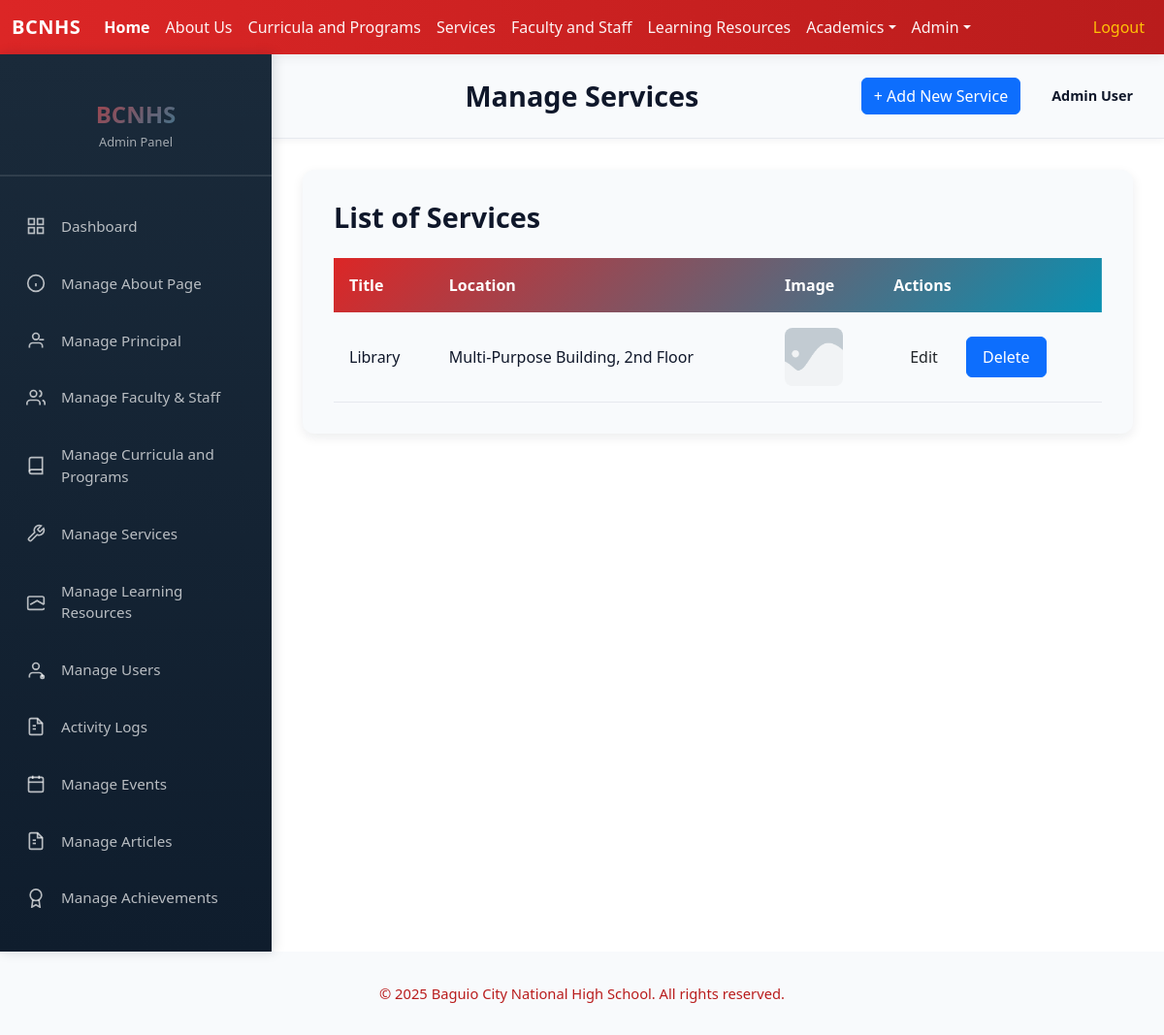
Screenshot of /admin/services.php (signed in) with the database file from the repository.
### tables this page shows
CREATE TABLE `services` (
  `id` int(11) NOT NULL,
  `title` text NOT NULL,
  `content` text NOT NULL,
  `location` text NOT NULL,
  `imgPath` text NOT NULL
);

### includes/auth.php (called while the page is built, shortened)
<?php
if (!function_exists('isLoggedIn')) {
function isLoggedIn() {
    return isset($_SESSION['user_id']) && isset($_SESSION['user_role']);
}
function getCurrentUser() {
    if (isLoggedIn()) {
        return [
            'id' => $_SESSION['user_id'],
            'name' => $_SESSION['user_name'],
            'email' => $_SESSION['user_email'],
            'role' => $_SESSION['user_role']
        ];
    }
    return null;
}
}
?>

### functions/functions.php (called while the page is built, shortened)
<?php
class Database {
    private $pdo;
    public function __construct() {
        $host = 'localhost';
        $user = 'root';
        $pass = '';
        $dbname = 'bcnhs';
        $charset = 'utf8mb4';
        try {
            $dsn = "mysql:host=$host;dbname=$dbname;charset=$charset";
            $options = [
                PDO::ATTR_ERRMODE            => PDO::ERRMODE_EXCEPTION,
                PDO::ATTR_DEFAULT_FETCH_MODE => PDO::FETCH_ASSOC,
                PDO::ATTR_EMULATE_PREPARES   => false,
            ];
            $this->pdo = new PDO($dsn, $user, $pass, $options);
        } catch (PDOException $e) {
            die("connection failed: " . $e->getMessage());
        }
    }
    public function getPDO() {
        return $this->pdo;
    }
}
class ServicesModule {
    private $pdo;
    public function __construct() {
        $db = new Database();
        $this->pdo = $db->getPDO();
    }
    public function fetchServices() {
        $fetch = $this->pdo->query("SELECT * FROM services");
        return $fetch->fetchAll();
    }
}
?>

### admin/services.php (the view, shortened to what this page needs)
<?php
include('../includes/auth.php');
include('../functions/functions.php');
$currentUser = getCurrentUser();
$servicesModule = new ServicesModule();
$services = $servicesModule->fetchServices();
?>
<!DOCTYPE html>
<html lang="en">
<head>
    <link href="../node_modules/bootstrap/dist/css/bootstrap.min.css" rel="stylesheet">
    <link href="../css/style.css" rel="stylesheet">
    <?php include('../includes/summernote.php'); ?>
</head>
<body>
    <?php include('../includes/header.php') ?>
    <div class="admin-body">
        <?php include('../includes/admin_sidebar.php') ?>
        <main class="admin-main">
            <div class="admin-topbar">
                <div class="topbar-left">
                    <h1 class="page-title">Manage Services</h1>
                </div>
                <div class="topbar-right">
                    <a href="addService.php" class="btn btn-primary">+ Add New Service</a>
                    <div class="admin-profile">
                        <span class="profile-name"><?php echo htmlspecialchars($currentUser['name']); ?></span>
                    </div>
                </div>
            </div>
            <div class="admin-content">
                <div style="background: var(--color-surface); border-radius: 12px; padding: 2rem; box-shadow: 0 4px 12px rgba(12, 22, 43, 0.08);">
                    <h2 style="font-size: 1.8rem; font-weight: 700; color: var(--color-text); margin-bottom: 1.5rem;">List of Services</h2>
                    <table style="width: 100%; border-collapse: collapse;">
                        <thead style="background: linear-gradient(135deg, var(--color-primary), var(--color-secondary)); color: white;">
                            <tr>
                                <th style="padding: 1rem; text-align: left; font-weight: 600; border: none;">Title</th>
                                <th style="padding: 1rem; text-align: left; font-weight: 600; border: none;">Location</th>
                                <th style="padding: 1rem; text-align: left; font-weight: 600; border: none;">Image</th>
                                <th style="padding: 1rem; text-align: left; font-weight: 600; border: none;">Actions</th>
                            </tr>
                        </thead>
                        <tbody>
                            <?php foreach ($services as $service) { ?>
                                <tr style="border-bottom: 1px solid var(--color-border); transition: background 0.3s ease;">
                                    <td style="padding: 1rem; color: var(--color-text);"><?php echo $service['title'] ?></td>
                                    <td style="padding: 1rem; color: var(--color-text);"><?php echo $service['location'] ?></td>
                                    <td style="padding: 1rem;"><img src="../uploads/services/<?php echo $service['imgPath'] ?>" alt="<?php echo $service['title'] ?>" style="width: 60px; height: 60px; border-radius: 8px; object-fit: cover;"></td>
                                    <td style="padding: 1rem;">
                                        <a href="editService.php?id=<?php echo $service['id'] ?>" class="btn btn-tertiary" style="padding: 0.5rem 1rem; margin-right: 0.5rem; border-radius: 6px; text-decoration: none;">Edit</a>
                                        <a href="deleteService.php?id=<?php echo $service['id'] ?>" class="btn btn-primary" onclick="return confirm('Are you sure you want to delete this service?');" style="padding: 0.5rem 1rem; border-radius: 6px; text-decoration: none;">Delete</a>
                                    </td>
                                </tr>
                            <?php } ?>
                        </tbody>
                    </table>
                </div>
            </div>
        </main>
    </div>
    <?php
    include('../includes/footer.php'); ?>
</body>
</html>

### css/style.css (style rules this page uses)
:root { --color-primary: #dc2626; --color-primary-600: #b91c1c; --color-primary-100: #ffe6e6; --color-secondary: #0891b2; --color-secondary-600: #046e75; --color-accent: #f97316; --color-bg: #ffffff; --color-surface: #f8fafc; --color-muted: #6b7280; --color-text: #0f172a; --color-border: #e6e9ef; --color-muted-200: #9ca3af; }
body { color: var(--color-text); background: var(--color-bg); }
a { color: var(--color-primary); }
.page-title { text-align: center; margin: 0 0 1rem 0; }
.section-title, .curricula-section .section-header h2, .page-title { color: var(--color-text); }
.btn-primary, .btn-primary:visited { background-color: var(--color-primary); border-color: var(--color-primary); }
.admin-body { display: flex; margin: 0; padding: 0; background: var(--color-bg); min-height: calc(100vh - 80px); }
.admin-main { flex: 1; display: flex; flex-direction: column; min-height: auto; }
.admin-topbar { background: var(--color-surface); padding: 1.5rem 2rem; display: flex; justify-content: space-between; align-items: center; border-bottom: 1px solid var(--color-border); box-shadow: 0 2px 8px rgba(12, 22, 43, 0.05); }
.topbar-left { flex: 1; }
.page-title { font-size: 1.8rem; font-weight: 700; color: var(--color-text); margin: 0; }
.topbar-right { display: flex; align-items: center; gap: 2rem; }
.admin-profile { display: flex; align-items: center; gap: 0.75rem; }
.profile-name { font-size: 0.9rem; font-weight: 600; color: var(--color-text); }
.admin-content { flex: 1; padding: 2rem; overflow-y: auto; }

### rows the page displays
services: title "Library", location "Multi-Purpose Building, 2nd Floor", imgPath (picture)

### other values shown
$currentUser['name'] "Admin User"
